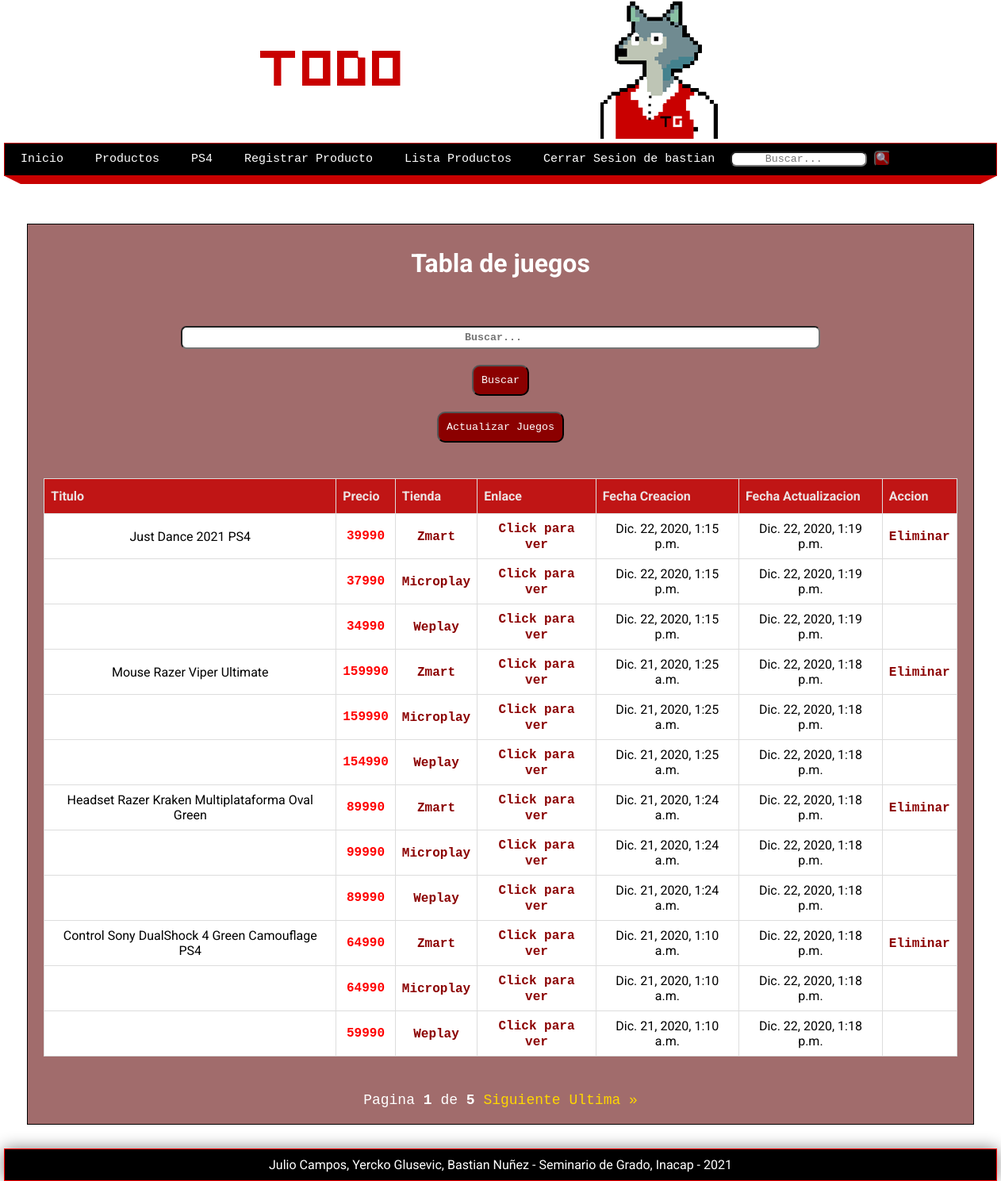
/juegos3/ (signed in), run on the app's committed database.
### pages/models.py (models this page shows, shortened)
class Game (models.Model):
    nombre = models.CharField(max_length=50)
    cod_juego = models.CharField(max_length=15, verbose_name='Codigo Juego')
    tienda1 = models.CharField(max_length=25, verbose_name='Zmart')
    tienda2 = models.CharField(max_length=25, verbose_name='MicroPlay')
    tienda3 = models.CharField(max_length=25, verbose_name='Weplay')
    precio1 = models.IntegerField(verbose_name='Precio Zmart')
    precio2 = models.IntegerField(verbose_name='Precio Microplay')
    precio3 = models.IntegerField(verbose_name='Precio Weplay')
    preciomasbajo = models.IntegerField(verbose_name='Precio mas bajo')
    enlace1 = models.CharField(max_length=250, verbose_name='Link Zmart')
    enlace2 = models.CharField(max_length=250, verbose_name='Link MicroPlay')
    enlace3 = models.CharField(max_length=250, verbose_name='Link Weplay')
    desc = RichTextField(default='null', verbose_name="Descripcion")
    link_imagen = models.TextField(default='null')
    created_at = models.DateTimeField(verbose_name='Creado el ')
    updated_at = models.DateTimeField(verbose_name='Editado el ')

### pages/views.py (the view)
# urls.py: path('juegos3/', views.juegos, name="juegos3"),
@login_required(login_url="login")
def juegos (request):
    search_term=''
    if 'search' in request.GET:
        search_term = request.GET['search']
        games = Game.objects.filter(Q(nombre__icontains=search_term))
        paginator = Paginator(games, 10)
    else:
        games = Game.objects.all()
        games = Game.objects.order_by('-updated_at')
        paginator = Paginator(games, 4)
    page = request.GET.get('page')
    page_games = paginator.get_page(page)
    context = {
        'title': 'Listado de Juegos',
        'games': page_games,
        'search_term': search_term
    }
    return render(request, "juegos3.html", context)

### pages/context_processors.py (called while the page is built)
def get_pages(request):
    pages = Page.objects.filter(visible=True).order_by('order').values_list('id', 'title', 'slug')
    return {
        'pages': pages
    }

### pages/templates/juegos3.html (shortened to what this page needs)
{% extends 'layouts/layout.html' %}
{% block content %}
    <h1>Tabla de juegos</h1>
    <p><br></p>
    <form class="busqueda" action="{% url 'juegos3' %}">
            <input class="busquedaInput" type="search" placeholder="Buscar..." aria-label="Search" name='search' value="{{search_term}}">
            <button class="botones" type="submit" >Buscar</button>
    </form>
    <form class="actualizar" action="{% url 'actualizar' %}">
            <button id="actualizarJuegos" class="botones" type="submit" >Actualizar Juegos</button>
    </form>
    <p><br></p>
    <table class="table table-bordered">
        <thead>
            <tr>
                <th id ="barrita">Titulo</th>
                <th id ="barrita">Precio</th>
                <th id ="barrita">Tienda</th>
                <th id ="barrita">Enlace</th>
                <th id ="barrita">Fecha Creacion</th>
                <th id ="barrita">Fecha Actualizacion</th>
                <th id ="barrita">Accion</th>
            </tr>
        </thead>
        <tbody id = "imagen1">
            {% if games %}
            {% for game in games %}
            <tr>
                <td id ="barrita">{{ game.nombre }}</td>
                <td id="precio-juego">{{ game.precio1 }}</td>
                <td id ="barrita"><a href="{{ game.enlace1 }}">{{ game.tienda1 }}</a></td>
                <td id ="barrita"><a href="{{ game.enlace1 }}">Click para ver</a></td>
                <td id ="barrita">{{ game.created_at }}</td>
                <td id ="barrita">{{ game.updated_at }}</td>
                <td id ="barrita"><a href="{% url 'delete' id=game.id %}">Eliminar</a></td>
            </tr>
            <tr>
                <td id ="barrita"></td>
                <td id="precio-juego">{{ game.precio2 }}</td>
                <td id ="barrita"><a href="{{ game.enlace2 }}">{{ game.tienda2 }}</a></td>
                <td id ="barrita"><a href="{{ game.enlace2 }}">Click para ver</a></td>
                <td id ="barrita">{{ game.created_at }}</td>
                <td id ="barrita">{{ game.updated_at }}</td>
                <td id ="barrita"></td>
            </tr>
            <tr>
                <td id ="barrita"></td>
                <td id="precio-juego">{{ game.precio3 }}</td>
                <td id ="barrita"><a href="{{ game.enlace3 }}">{{ game.tienda3 }}</a></td>
                <td id ="barrita"><a href="{{ game.enlace3 }}">Click para ver</a></td>
                <td id ="barrita">{{ game.created_at }}</td>
                <td id ="barrita">{{ game.updated_at }}</td>
                <td id ="barrita"></td>
            </tr>
            {% endfor %}
            {% else %}
            <h1>No hay registros guardados</h1>
            {% endif %}
        </tbody>
    </table>
    <p>
    <br>
    </p>
    {% include 'pagination.html' %}
{% endblock %}

### mainapp/templates/layouts/layout.html (shortened to what this page needs)
{% load static %}
<!DOCTYPE html>
<html lang="es">
<head>
    <link rel="stylesheet" type="text/css" href="{% static 'css/styles.css' %}" />
</head>
<body>
    <header>
    <div class="banner">
        <picture>
            <source media="(min-width:667px)" srcset="{% static 'images/banner.png'%}">
            <img src="{% static 'images/logo.png'%}" alt="TodoGames" style="width:auto;">
        </picture>
    </div>
    </header>
    <nav>
        <ul>
            <li>
                <a href="{% url 'index' %}">Inicio</a>
            </li>
            <li>
                <a href="{% url 'juegos' %}">Productos</a>
            </li>
            <li>
                <a href="http://127.0.0.1:8000/juegos/?search=ps4">PS4</a>
            </li>
            {% if user.email %}
                <li>
                    <a href="{% url 'guardar_full' %}">Registrar Producto</a>
                </li>
                <li>
                    <a href="{% url 'juegos3' %}">Lista Productos</a>
                </li>
                <li>
                    <a id="cerrarSesion" href="{% url 'logout' %}">Cerrar Sesion de {{user.username}}</a>
                </li>
            {% else %}
            <li>
                <a href="{% url 'login' %}">Identificarse</a>
            </li>
            {%endif%}
            <li>
            <form class="form-inline my-2 my-lg-1" action="{% url 'juegos' %}">
            <input
            class="busquedaInput"
            type="search"
            placeholder="Buscar..."
            aria-label="Search"
            name='search'
            value="{{search_term}}">
            <button class="botones2" type="submit" >🔍</button>
            </form>
            </li>
        </ul>
    </nav>
    <div class="barra">
        <span class="esquina-izquierda"></span>
        <span class="relleno-barra"></span>
        <span class="esquina-derecha"></span>
    </div>
    <div id="content">
        <div class="box">
            {% block content %}{% endblock %}
        </div>
    </div>
    <footer id="barrita">
        Julio Campos, Yercko Glusevic, Bastian Nuñez - Seminario de Grado, Inacap - {% now "Y" %}
    </footer>
</body>
</html>

### pages/templates/pagination.html (shortened to what this page needs)
<div class="pagination">
    <span class="actual">
        Pagina <b>{{games.number}}</b> de <b>{{games.paginator.num_pages}}</b>
    </span>
     {% if games.has_next %}
        <a href="?page={{ games.next_page_number }}">Siguiente</a>
        <a href="?page={{games.paginator.num_pages}}">Ultima &raquo;</a>
    {%endif%}
</div>

### mainapp/static/css/styles.css (style rules this page uses)
* { margin: 0px; padding: 0px; font-family: 'Courier New', Courier, monospace; text-decoration: none; }
.box p, .box h1, .box h2, .box h3, .box ul { margin-top: 10px; margin-bottom: 10px; }
body { background-image:url(https://i.ibb.co/3cbMNZt/Sin-t-tulo-5.png); font-family: 'Open Sans', sans-serif; }
h1 { font-family: 'Roboto', sans-serif; color: white; }
p { color: white; font-family: 'Roboto', sans-serif; line-height:25px; }
#precio-juego { color: red; text-size-adjust: 100%; font-size: 100%; font-weight: bold; }
header { width: 1212px; height: 180px; background-color: transparent; margin: 0px auto; }
.banner { display: block; margin-left: auto; margin-right: auto; height: auto; width: 50%; max-width: 100%; }
#barrita { font-family: 'Roboto', sans-serif; }
#barrita a { color: darkred; font-weight: bold; }
nav { width: 1250px; height: 40px; background-color: black; border: 1px solid rgb(200, 0, 0); margin: 0 auto; font-size: 15px; text-decoration:none; }
nav ul { list-style: none; text-decoration: none; }
nav ul li { line-height: 40px; float: left; }
nav ul li a { display: block; padding-left: 20px; padding-right: 20px; color: white; }
.barra { width: 1250px; margin: 0 auto; }
.esquina-izquierda { display: block; border-left: 20px solid transparent; border-top: 10px solid rgb(200, 0, 0); float:left; }
.esquina-derecha { display: block; border-right: 20px solid transparent; border-top: 10px solid rgb(200, 0, 0); float:right; }
.relleno-barra { display: block; width: 1210px; height: 10px; background-color: rgb(200, 0, 0); float: left; }
#content { width: 1212px; min-height: 930px; text-align: center; margin: 0 auto; margin-bottom: 30px; margin-top: 60px; }
.box { background-color:rgba(121, 46, 46, 0.7); width: 95%; min-height: 935px; padding: 20px; border: 1px solid black; margin: 0 auto; color: black }
footer { width: 1250px; background-color: black; border: 1px solid red; color: white; text-align: center; padding-top: 10px; padding-bottom: 10px; box-shadow: 0px 0px 20px gray; margin: 0 auto; }
#imagen1 { background-color: white; max-width: 100%; height: auto; }
table { font-family: 'Roboto', sans-serif; border-collapse: collapse; width: 100%; }
table td, table th { border: 1px solid #ddd; padding: 8px; }
table tr:nth-child(even) { background-color: transparent; }
table th { padding-top: 12px; padding-bottom: 12px; text-align: left; background-color: rgb(200, 0, 0); opacity:0.8; color: white; }
.box form { width: 70%; }
.box form input, .box form label { display: block; padding: 5px; padding-left: 0px; font-weight: 900; }
.box form input { width: 100%; margin-bottom: 15px; }
.box form input[type="submit"], .box form input[type="button"], .box form button { padding: 10px; margin-top: 5px; background: darkred; border: 1 px solid black; color: white; }
a { color:gold; }
.pagination { color:white; font-size: large; text-align: center; }
.actual { color:white; font-size: large; text-align: center; }
.busqueda { border: none; color: black; padding: 15px 32px; text-align: center; margin: auto; text-decoration: none; display: inline-block; font-size: 16px; }
.actualizar { text-align: center; margin: auto; }
.busquedaInput { text-align: center; margin: auto; border-radius: 7px; }
.botones { text-align: center; margin: auto; border-radius: 10px; }
.botones2 { text-align: center; margin: auto; border-radius: 5px; background-color: darkred; }
form { text-align: center; margin: auto; border-radius: 10px; }

### data on the page
Game: nombre "Just Dance 2021 PS4", precio1 "39990", tienda1 "Zmart", created_at "Dic. 22, 2020, 1:15 p.m.", updated_at "Dic. 22, 2020, 1:19 p.m.", precio2 "37990", tienda2 "Microplay", precio3 "34990", tienda3 "Weplay"
Game: nombre "Mouse Razer Viper Ultimate", precio1 "159990", tienda1 "Zmart", created_at "Dic. 21, 2020, 1:25 a.m.", updated_at "Dic. 22, 2020, 1:18 p.m.", precio2 "159990", tienda2 "Microplay", precio3 "154990", tienda3 "Weplay"
Game: nombre "Headset Razer Kraken Multiplataforma Oval Green", precio1 "89990", tienda1 "Zmart", created_at "Dic. 21, 2020, 1:24 a.m.", updated_at "Dic. 22, 2020, 1:18 p.m.", precio2 "99990", tienda2 "Microplay", precio3 "89990", tienda3 "Weplay"
Game: nombre "Control Sony DualShock 4 Green Camouflage PS4", precio1 "64990", tienda1 "Zmart", created_at "Dic. 21, 2020, 1:10 a.m.", updated_at "Dic. 22, 2020, 1:18 p.m.", precio2 "64990", tienda2 "Microplay", precio3 "59990", tienda3 "Weplay"

### other printed values
{{ user.username }} "bastian"
{{ games.number }} "1"
{{ games.paginator.num_pages }} "5"
